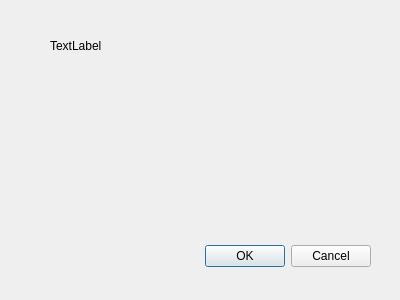
<?xml version="1.0" encoding="UTF-8"?>
<ui version="4.0">
 <class>ImageDialog</class>
 <widget class="QDialog" name="ImageDialog">
  <property name="geometry">
   <rect>
    <x>0</x>
    <y>0</y>
    <width>400</width>
    <height>300</height>
   </rect>
  </property>
  <property name="windowTitle">
   <string>Dialog</string>
  </property>
  <widget class="QDialogButtonBox" name="buttonBox">
   <property name="geometry">
    <rect>
     <x>30</x>
     <y>240</y>
     <width>341</width>
     <height>32</height>
    </rect>
   </property>
   <property name="orientation">
    <enum>Qt::Horizontal</enum>
   </property>
   <property name="standardButtons">
    <set>QDialogButtonBox::Cancel|QDialogButtonBox::Ok</set>
   </property>
  </widget>
  <widget class="QLabel" name="label">
   <property name="geometry">
    <rect>
     <x>50</x>
     <y>20</y>
     <width>211</width>
     <height>51</height>
    </rect>
   </property>
   <property name="text">
    <string>TextLabel</string>
   </property>
  </widget>
  <widget class="QWidget" name="verticalLayoutWidget">
   <property name="geometry">
    <rect>
     <x>9</x>
     <y>9</y>
     <width>381</width>
     <height>141</height>
    </rect>
   </property>
   <layout class="QVBoxLayout" name="v1"/>
  </widget>
 </widget>
 <resources/>
 <connections>
  <connection>
   <sender>buttonBox</sender>
   <signal>accepted()</signal>
   <receiver>ImageDialog</receiver>
   <slot>accept()</slot>
   <hints>
    <hint type="sourcelabel">
     <x>248</x>
     <y>254</y>
    </hint>
    <hint type="destinationlabel">
     <x>157</x>
     <y>274</y>
    </hint>
   </hints>
  </connection>
  <connection>
   <sender>buttonBox</sender>
   <signal>rejected()</signal>
   <receiver>ImageDialog</receiver>
   <slot>reject()</slot>
   <hints>
    <hint type="sourcelabel">
     <x>316</x>
     <y>260</y>
    </hint>
    <hint type="destinationlabel">
     <x>286</x>
     <y>274</y>
    </hint>
   </hints>
  </connection>
 </connections>
</ui>
